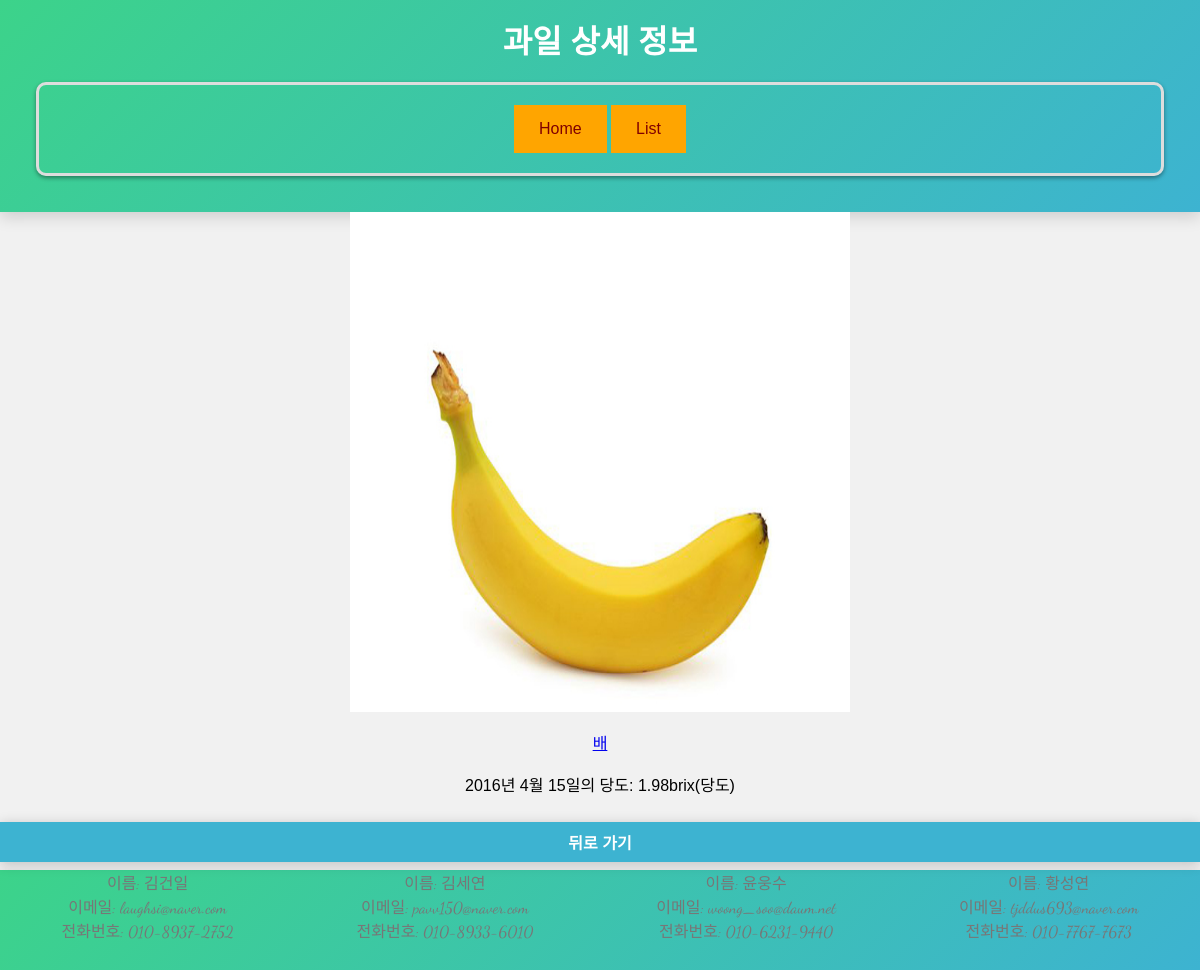
The app's page /fruit/detail2/7/ with its own data.
### fruit/models.py (models this page shows)
class FruitTable(models.Model):
    user = models.ForeignKey(User, on_delete=models.CASCADE, null=True)
    year = models.IntegerField(null=True)
    month = models.IntegerField(null=True)
    day = models.IntegerField(null=True)
    img = models.ImageField(upload_to='images/', blank=True,null=True)

class FruitImg(models.Model):
    fruittable = models.ForeignKey(FruitTable, on_delete=models.CASCADE, null=True)
    fruitresult = models.CharField(max_length=100,null=True)
    fruitresult2 = models.IntegerField(null=True)

class FruitSugar(models.Model):
    sugar = models.FloatField(null=True)
    fruittable = models.ForeignKey(FruitTable, on_delete=models.CASCADE, null=True)

### fruit/views.py (the view)
# urls.py: path("detail2/<int:id>/", views.detail2, name="detail2"),
def detail2(request,id):
    result = FruitImg.objects.get(id=id)
    ymd = FruitTable.objects.get(id=id)
    img = FruitTable.objects.get(id=id).img
    sugar = FruitSugar.objects.get(id=id).sugar
    id = FruitTable.objects.values_list().last()[0]
    if sugar < 0:
        sugar = 0
    con = {
        'fruitresult':result,
        'ymd':ymd,
        'fruitimg':img,
        'sugar':sugar,
        'id':id,
    }
    return render(request,'fruit/detail2.html',con)

### fruit/templates/fruit/detail2.html (shortened to what this page needs)
<!DOCTYPE html>
<html lang="ko">
<head>
    <link rel="stylesheet" href="/fruit/styles.css">
</head>
<body>
    <header>
        <h1>과일 상세 정보</h1>
        <div class="container">
            <a href="{% url 'fruit:index'%}">Home</a>
            <a href="{% url 'fruit:fruitlist'%}">List</a>
        </div>
    </header>
    <img class='detailimg' src="/{{fruitimg}}" alt="img" width="500" height="500">
    <br>
    <p><a href="{% url 'fruit:food' id%}">{{fruitresult.fruitresult}}</a></p>
    <br>
    <p>{{ymd.year}}년 {{ymd.month}}월 {{ymd.day}}일의 당도: {{ sugar }}brix(당도)</p>
    <br>
    <input type="button" value="뒤로 가기" onclick="location.href='{% url 'fruit:fruitlist' %}'">
    <footer>
        <div>
            <span>이름: 김건일</span><br>
            <span>이메일: laughsi@naver.com</span><br>
            <span>전화번호: 010-8937-2752</span>
        </div>
        <div>
            <span>이름: 김세연</span><br>
            <span>이메일: pavv150@naver.com </span><br>
            <span>전화번호: 010-8933-6010</span>
        </div>
        <div>
            <span>이름: 윤웅수</span><br>
            <span>이메일: woong_soo@daum.net</span><br>
            <span>전화번호: 010-6231-9440</span>
        </div>
        <div>
            <span>이름: 황성연</span><br>
            <span>이메일: tjddus693@naver.com</span><br>
            <span>전화번호: 010-7767-7673</span>
        </div>
    </footer>
</body>
</html>

### fruit/styles.css (style rules this page uses)
* { margin: 0; padding: 0; box-sizing: border-box; }
body { font-family: 'Malgun Gothic', sans-serif; background-color: #f1f1f1; }
header { background-image: linear-gradient(135deg, #3cd38a 0%, #3db3d1 100%); color: white; text-align: center; padding: 1em; box-shadow: 0 5px 15px rgba(0, 0, 0, 0.15); }
div > a:link, a:visited { background-color: #FFA500; color: maroon; padding: 15px 25px; text-align: center; text-decoration: none; display: inline-block; }
p { text-align: center; }
.detailimg { display: block; margin: 0 auto; }
.container { margin: 20px; padding: 20px; border: 3px solid #ddd; border-radius: 10px; box-shadow: 0 2px 4px rgba(0, 0, 0, .4); text-align: center; }
input[type="text"], input[type="number"], input[type="file"], input[type="submit"], input[type="button"] { width: 100%; margin: 0.5em 0; padding: 0.5em; font-size: 1em; }
input[type="submit"], input[type="button"] { background-color: #3db3d1; color: white; border: none; cursor: pointer; font-weight: bold; box-shadow: 0 2px 12px rgba(0, 0, 0, 0.2); transition: all 0.15s ease-in-out; }
footer { display: flex; text-align: center; justify-content: space-around; width: 100%; height: 100px; background-image: linear-gradient(135deg, #3cd38a 0%, #3db3d1 100%); box-shadow: 0 5px 15px rgba(0, 0, 0, 0.15); }
footer span { color: #777; font-family: 'Dancing Script'; }

### records on screen
FruitTable: img (picture), year "2016", month "4", day "15"
FruitImg: fruitresult "배"
FruitSugar: sugar "1.98"
